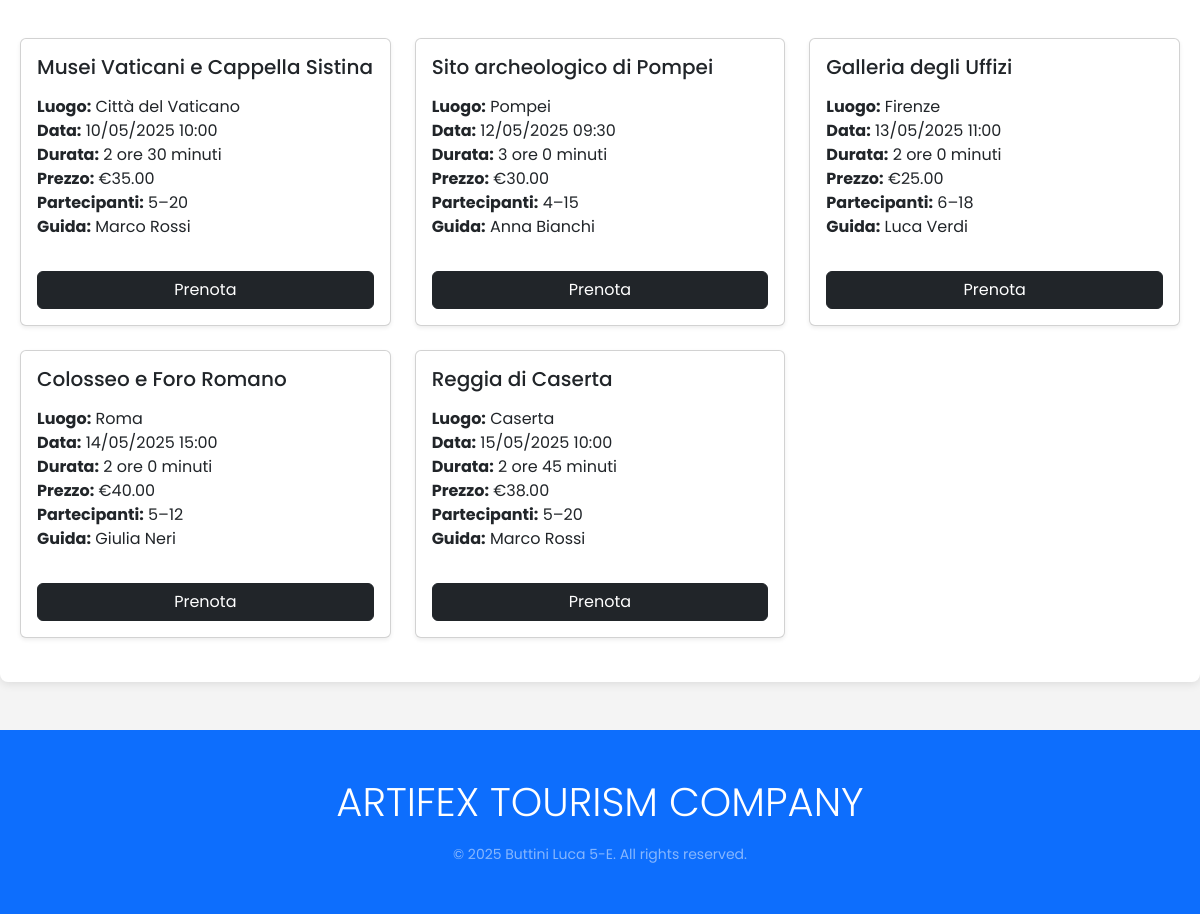
Before: /events (lower part) with the older database file.
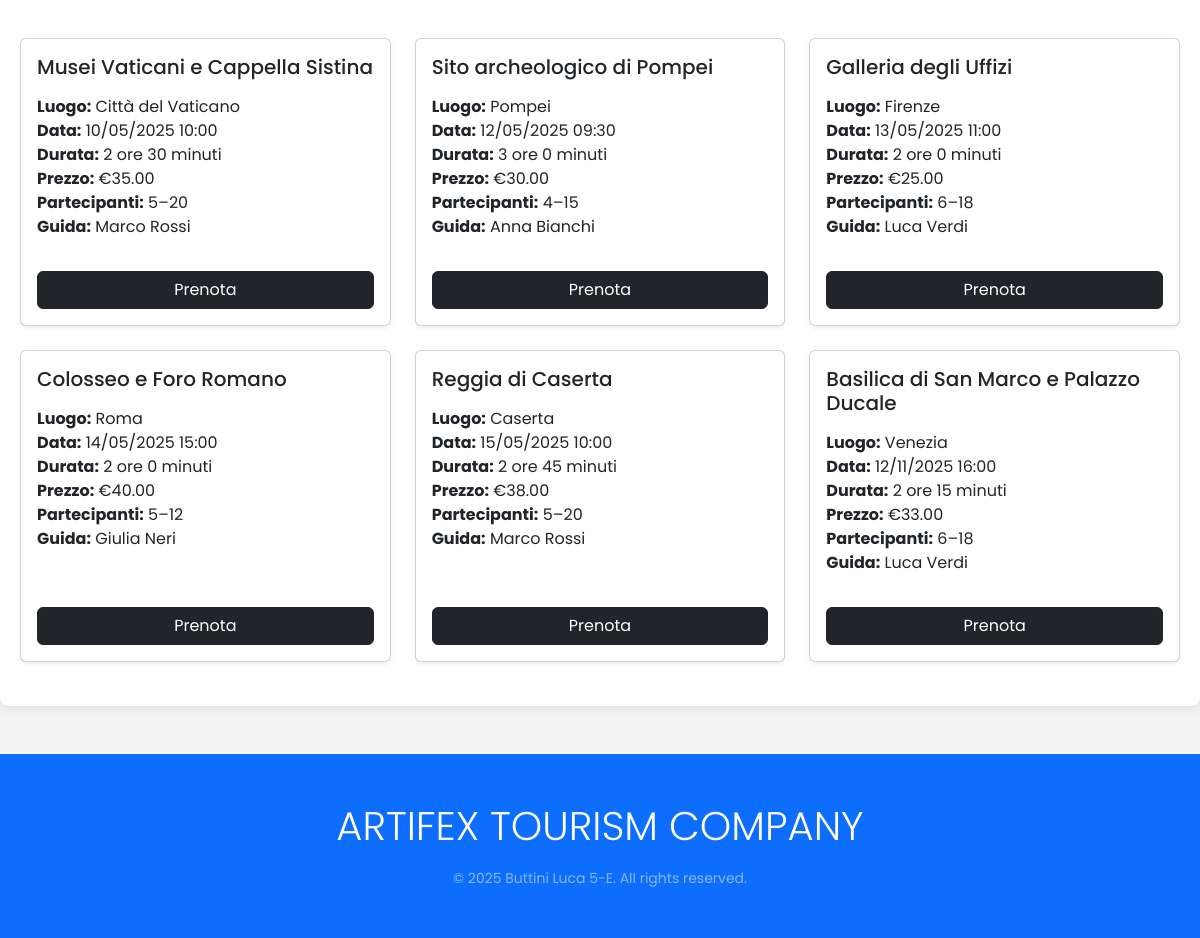
After: the same page with the newer database file.
### tables this page shows
create table eventi(
                       id_evento int primary key auto_increment,
                       prezzo double,
                       min_persone int,
                       max_persone int,
                       guida int,
                       foreign key (guida) references guide(id_guida)
);

create table visite(
                       id_visita int primary key auto_increment,
                       titolo varchar(100),
                       durata_media time,
                       luogo varchar(100)
);

create table eventi_visite(
                              id_visita int,
                              id_evento int,
                              data_visita datetime,
                              primary key(id_visita, id_evento),
                              foreign key (id_visita) references visite(id_visita),
                              foreign key (id_evento) references eventi(id_evento)
);

create table guide(
                      id_guida int primary key auto_increment,
                      nome varchar(100),
                      cognome varchar(100),
                      data_nascita date,
                      luogo_nascita varchar(100)
);

### App/Controller/ServiceController.php (called while the page is built, shortened)
<?php
require_once 'App/Model/Event.php';
class ServiceController
{
    private $db;
    public function __construct($db)
    {
        $this->db = $db;
    }
    public function listEvents()
    {
        $eventModel = new Event($this->db);
        $eventi = $eventModel->showAll();
        require 'App/View/listEvents.php';
    }
}

### index.php (called while the page is built, shortened)
<?php
$appConfig = require 'appConfig.php';
$fullUri = $_SERVER['REQUEST_URI'];
$path = parse_url($fullUri, PHP_URL_PATH);
$url = strtolower($path);
$method = $_SERVER['REQUEST_METHOD'];
$prefix = '/' . strtolower($appConfig['prjName']);
if (strpos($url, $prefix) === 0) {
    $url = substr($url, strlen($prefix));
}
$url = trim($url, '/');
$dataBaseConfig = require 'Database/databaseConfig.php';
$db = Database\DBconn::getDB($dataBaseConfig);
$routerClass = new \Router\Router();
$routerClass->addRoute('GET', '', 'HomeController', 'presentationHome');
$routerClass->addRoute('GET', 'home/services', 'ServiceController', 'presentation3');
$routerClass->addRoute('GET', 'form/insert/visitor', 'UserController', 'formInsertOneVisitor');
$routerClass->addRoute('GET', 'error/errorpage', 'HomeController', 'showErrorPage');
$routerClass->addRoute('GET', 'form/login/admin', 'AdminController', 'formLoginAdmin');
$routerClass->addRoute('GET', 'form/login/visitor', 'UserController', 'formLoginVisitor');
$routerClass->addRoute('GET', 'logout', 'UserController', 'logoutPage');
$routerClass->addRoute('GET', 'info', 'UserController', 'infoProfilo');
$routerClass->addRoute('GET', 'info', 'AdminController', 'infoProfilo');
$routerClass->addRoute('GET', 'admin/dashboard', 'AdminController', 'dashboard');
$routerClass->addRoute('GET', 'visits', 'ServiceController', 'listVisits');
$routerClass->addRoute('GET', 'events', 'ServiceController', 'listEvents');
$routerClass->addRoute('GET', 'admin/events', 'AdminEventController', 'index');
$routerClass->addRoute('GET', 'admin/events/create', 'AdminEventController', 'createForm');
$routerClass->addRoute('GET', 'admin/events/edit/{id}', 'AdminEventController', 'editForm');
$routerClass->addRoute('GET', 'admin/schedules', 'AdminScheduleController', 'index');
$routerClass->addRoute('GET', 'admin/schedules/create', 'AdminScheduleController', 'createForm');
$routerClass->addRoute('GET', 'admin/guides', 'AdminGuideController', 'index');
$routerClass->addRoute('GET', 'admin/guides/create', 'AdminGuideController', 'createForm');
$routerClass->addRoute('GET', 'admin/guides/edit/{id}', 'AdminGuideController', 'editForm');
$routerClass->addRoute('POST', 'insert/onevisitor', 'UserController', 'insertOneVisitor');
$routerClass->addRoute('POST', 'login/admin', 'AdminController', 'loginAdmin');
$routerClass->addRoute('POST', 'login/visitor', 'UserController', 'loginVisitor');
$routerClass->addRoute('POST', 'home/index', 'HomeController', 'presentation11');
$routerClass->addRoute('POST', 'home/services', 'ServiceController', 'presentation33');
$routerClass->addRoute('POST', 'changepwd', 'UserController', 'changePassword');
$routerClass->addRoute('POST', 'changepwd', 'AdminController', 'changePassword');
$routerClass->addRoute('POST', 'admin/events/create', 'AdminEventController', 'create');
$routerClass->addRoute('POST', 'admin/events/delete', 'AdminEventController', 'delete');
$routerClass->addRoute('POST', 'admin/events/update', 'AdminEventController', 'update');
$routerClass->addRoute('POST', 'admin/schedules/create', 'AdminScheduleController', 'create');
$routerClass->addRoute('POST', 'admin/schedules/delete', 'AdminScheduleController', 'delete');
$routerClass->addRoute('POST', 'admin/guides/create', 'AdminGuideController', 'create');
$routerClass->addRoute('POST', 'admin/guides/delete', 'AdminGuideController', 'delete');
$routerClass->addRoute('POST', 'admin/guides/update', 'AdminGuideController', 'update');
$routerClass->addRoute('GET',  'home/book-events',   'ServiceController', 'bookEventForm');
$routerClass->addRoute('POST', 'home/book-events',   'ServiceController', 'bookEventSubmit');
$reValue = $routerClass->match($url, $method);
$action = $reValue['action'];
$controllerObj = new $controller($db);
$controllerObj->$action();

### appConfig.php (called while the page is built)
<?php
return [
    'prjName' => 'Artifex/',
    'baseURL' => 'http://localhost/',
    'css' => 'Public/Style/mystyle.css'
];

### App/Model/Event.php (called while the page is built, shortened)
<?php
class Event {
    private PDO $db;
    public function __construct(PDO $db) {
        $this->db = $db;
    }
    public function showAll(): array {
        $events = [];
        $query = 'SELECT
                e.*,
                ev.data_visita,
                v.titolo AS titolo_visita,
                v.luogo,
                v.durata_media,
                g.nome AS guida_nome,
                g.cognome AS guida_cognome
              FROM eventi e
              JOIN eventi_visite ev ON e.id_evento = ev.id_evento
              JOIN visite v ON ev.id_visita = v.id_visita
              JOIN guide g ON e.guida = g.id_guida
              ORDER BY ev.data_visita ASC';
        try {
            $stmt = $this->db->prepare($query);
            $stmt->execute();
            while ($event = $stmt->fetch(PDO::FETCH_ASSOC)) {
                $events[] = $event;
            }
        } catch(Exception $e) {
            logError($e);
        }
        return $events;
    }
}

### App/View/listEvents.php (the view, shortened to what this page needs)
<?php
require 'header.php';
?>
    <?php if (empty($eventi)): ?>
        <p class="text-center">Nessun evento disponibile.</p>
    <?php else: ?>
        <div class="row">
            <?php foreach ($eventi as $evento): ?>
                <?php
                $durata_parts = explode(':', $evento['durata_media']);
                $ore = (int)$durata_parts[0];
                $minuti = (int)$durata_parts[1];
                $data_formattata = date("d/m/Y H:i", strtotime($evento['data_visita']));
                ?>
                <div class="col-md-4 mb-4">
                    <div class="card shadow-sm h-100">
                        <div class="card-body d-flex flex-column">
                            <h5 class="card-title"><?= htmlspecialchars($evento['titolo_visita']) ?></h5>
                            <ul class="list-unstyled mt-2 flex-grow-1">
                                <li><strong>Luogo:</strong> <?= htmlspecialchars($evento['luogo']) ?></li>
                                <li><strong>Data:</strong> <?= $data_formattata ?></li>
                                <li><strong>Durata:</strong> <?= $ore ?> ore <?= $minuti ?> minuti</li>
                                <li><strong>Prezzo:</strong> €<?= number_format($evento['prezzo'], 2) ?></li>
                                <li><strong>Partecipanti:</strong> <?= $evento['min_persone'] ?>–<?= $evento['max_persone'] ?></li>
                                <li><strong>Guida:</strong> <?= htmlspecialchars($evento['guida_nome'] . ' ' . $evento['guida_cognome']) ?></li>
                            </ul>
                            <a href="/Artifex/home/book-events?id=<?= $evento['id_evento'] ?>" class="btn btn-dark mt-3">Prenota</a>
                        </div>
                    </div>
                </div>
            <?php endforeach; ?>
        </div>
    <?php endif; ?>
<?php
require 'footer.php';
?>

### App/View/header.php (shortened to what this page needs)
<?php
$appConfig = require dirname(__DIR__, 2) . '/appConfig.php';
$baseUrl   = $appConfig['baseURL'] . $appConfig['prjName'];
$href      = $baseUrl . $appConfig['css'];
?>
<!doctype html>
<html lang="it">
<head>
    <link href="https://cdn.jsdelivr.net/npm/bootstrap@5.3.3/dist/css/bootstrap.min.css" rel="stylesheet">
    <link href="https://cdn.jsdelivr.net/npm/bootstrap-icons/font/bootstrap-icons.css" rel="stylesheet">
    <link rel="stylesheet" href="<?= $href ?>">
</head>
<body class="d-flex flex-column min-vh-100">
<div class="container mt-5 flex-grow-1">

### App/View/footer.php (shortened to what this page needs)
</div>
<footer>
    <div class="bg-primary py-5 mt-5 text-center">
        <p class="display-6 mb-3 text-white">ARTIFEX TOURISM COMPANY</p>
        <small class="text-white-50">&copy; 2025 Buttini Luca 5-E. All rights reserved.</small>
    </div>
</footer>
</body>
</html>

### Public/Style/mystyle.css (style rules this page uses)
* { margin: 0; padding: 0; box-sizing: border-box; font-family: "Poppins", sans-serif; }
body { background-color: #f4f4f4; color: #333; }
.container { max-width: 1200px; margin: auto; padding: 20px; background-color: #fff; border-radius: 8px; box-shadow: 0 2px 10px rgba(0, 0, 0, 0.1); }

Changed rows visible on the page:
added eventi: visite.titolo "Basilica di San Marco e Palazzo Ducale", visite.luogo "Venezia", eventi_visite.data_visita "12/11/2025 16:00", visite.durata_media "2", visite.durata_media "15", prezzo "33.00", min_persone "6", max_persone "18", guida.cognome "Luca Verdi"
